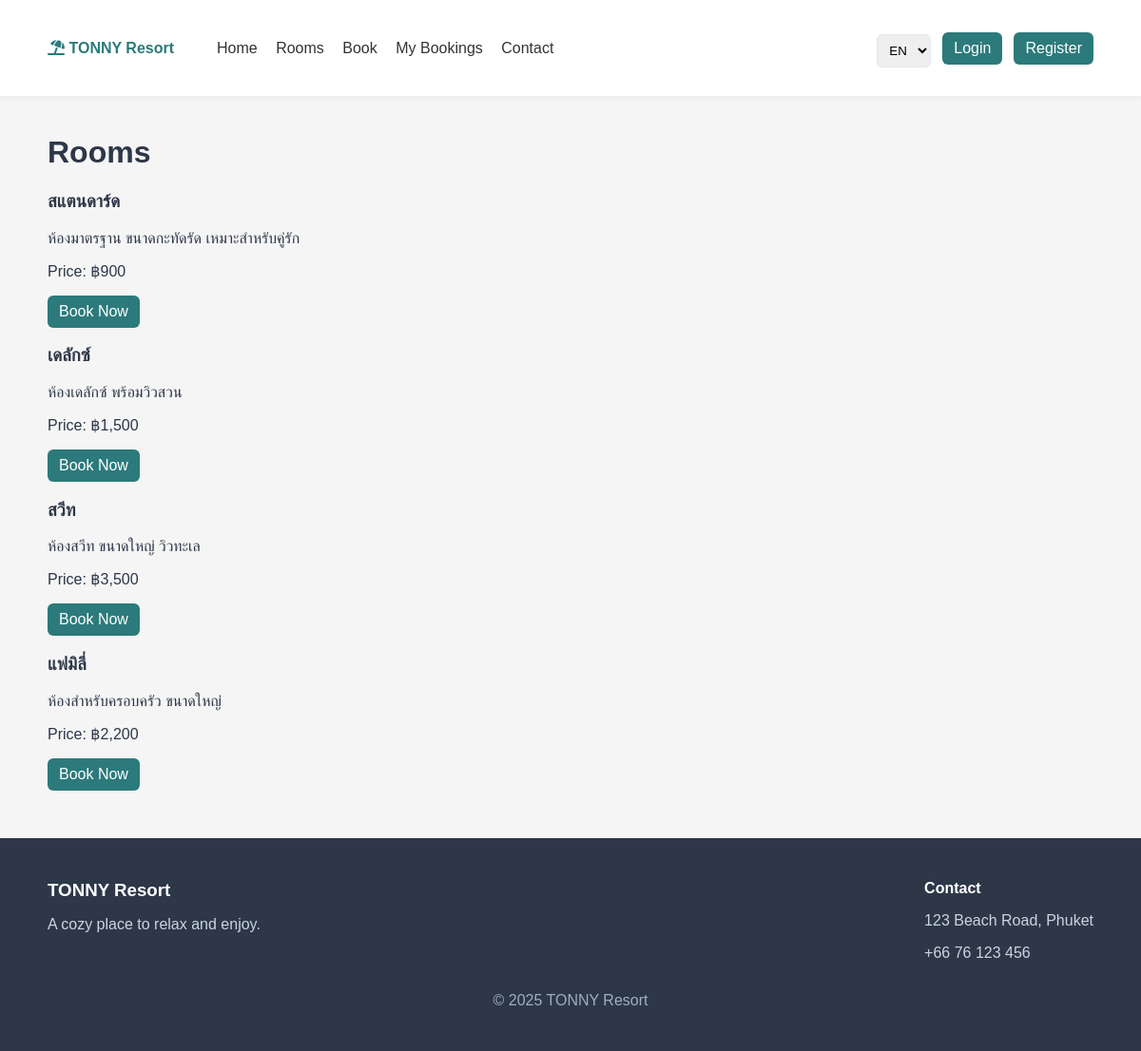
The page /rooms.php on the database its author committed.
### tables this page shows
CREATE TABLE rooms (
  id INT AUTO_INCREMENT PRIMARY KEY,
  title VARCHAR(150) NOT NULL,
  description TEXT,
  price DECIMAL(10,2) NOT NULL DEFAULT 0,
  capacity INT NOT NULL DEFAULT 2,
  area VARCHAR(50),
  quantity INT NOT NULL DEFAULT 1,
  created_at TIMESTAMP DEFAULT CURRENT_TIMESTAMP
);

### includes/functions.php (called while the page is built, shortened)
<?php
$langFile = __DIR__ . '/../lang/' . ($_SESSION['lang'] ?? 'en') . '.php';
$lang = [];
if(file_exists($langFile)) {
    $lang = include $langFile;
}
function __($key, $default = '') {
    global $lang;
    if(isset($lang[$key])) return $lang[$key];
    return $default ?: $key;
}
?>

### lang/en.php (called while the page is built)
<?php
return [
    'site_name' => 'TONNY Resort',
    'home' => 'Home',
    'rooms' => 'Rooms',
    'booking' => 'Book',
    'my_bookings' => 'My Bookings',
    'contact' => 'Contact',
    'login' => 'Login',
    'register' => 'Register',
    'logout' => 'Logout',
    'admin' => 'Admin',
    'welcome' => 'Welcome to TONNY Resort',
    'select_room' => 'Choose your room',
    'book_now' => 'Book Now',
    'price' => 'Price',
    'capacity' => 'Capacity',
    'quantity' => 'Quantity',
    'checkin' => 'Check-in Date',
    'checkout' => 'Check-out Date',
    'guests' => 'Guests',
    'name' => 'Full Name',
    'email' => 'Email',
    'phone' => 'Phone',
    'promo' => 'Promo Code (optional)',
    'special_requests' => 'Special Requests',
    'submit_booking' => 'Submit Booking',
    'admin_dashboard' => 'Admin Dashboard',
    'manage_rooms' => 'Manage Rooms',
    'manage_bookings' => 'Manage Bookings',
    'manage_users' => 'Manage Users',
    'payments' => 'Payments',
    'upload_slip' => 'Upload Payment Slip',
    'pay_via_qr' => 'Pay via QR (PromptPay)',
    'upload_images' => 'Upload Images',
    'drag_drop_info' => 'Drag & drop images here or click to select',
    'booking_success' => 'Booking submitted successfully. We will contact you shortly.',
    'login_success' => 'Logged in successfully.',
    'invalid_login' => 'Invalid email or password.',
    'register_success' => 'Registration successful. Please login.',
    'date_error' => 'Checkout date must be after check-in date.',
    'room_unavailable' => 'Room not available for selected dates.',
    'action_confirm' => 'Confirm',
    'action_cancel' => 'Cancel',
    'paid' => 'Paid',
    'pending' => 'Pending',
    'confirmed' => 'Confirmed',
    'completed' => 'Completed',
    'cancelled' => 'Cancelled'
];

### rooms.php (the view)
<?php require_once 'includes/header.php'; ?>
<h1><?php echo __('rooms'); ?></h1>
<div class="room-grid">
<?php
$stmt = $pdo->query('SELECT * FROM rooms');
while($room = $stmt->fetch()): ?>
    <div class="room-item">
        <h3><?=htmlspecialchars($room['title'])?></h3>
        <p><?=nl2br(htmlspecialchars($room['description']))?></p>
        <p><?php echo __('price'); ?>: ฿<?=number_format($room['price'],0)?></p>
        <a class="btn" href="booking.php?room_id=<?=$room['id']?>"><?php echo __('book_now'); ?></a>
    </div>
<?php endwhile; ?>
</div>
<?php require_once 'includes/footer.php'; ?>

### assets/css/style.css (style rules this page uses)
:root { --primary:#2c7a7b;--dark:#2d3748; }
body { font-family:Arial,Helvetica,sans-serif;background:#f5f5f5;color:var(--dark);margin:0 }
.btn { display:inline-block;padding:8px 12px;background:var(--primary);color:#fff;border-radius:6px;text-decoration:none }

### rows shown on the page
rooms: title "สแตนดาร์ด", description "ห้องมาตรฐาน ขนาดกะทัดรัด เหมาะสำหรับคู่รัก", price "900"
rooms: title "เดลักซ์", description "ห้องเดลักซ์ พร้อมวิวสวน", price "1,500"
rooms: title "สวีท", description "ห้องสวีท ขนาดใหญ่ วิวทะเล", price "3,500"
rooms: title "แฟมิลี่", description "ห้องสำหรับครอบครัว ขนาดใหญ่", price "2,200"

### other values the page prints
__('site_name') "TONNY Resort"
__('home') "Home"
__('rooms') "Rooms"
__('booking') "Book"
__('my_bookings') "My Bookings"
__('contact') "Contact"
__('login') "Login"
__('register') "Register"
